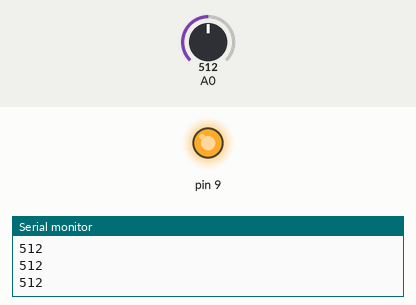
Recording of a sketch running on a simulated Arduino Uno, built with avr-gcc and run on an emulated ATmega328P. On the bench: output pins drawn as LEDs (lit = HIGH), the last lines printed to the serial monitor. The test bench sets the inputs (shaded band); at power-on: A0 = 512.

Above: at 1.2 s.
1.3 s: A0 set to 482
At 1.8 s:
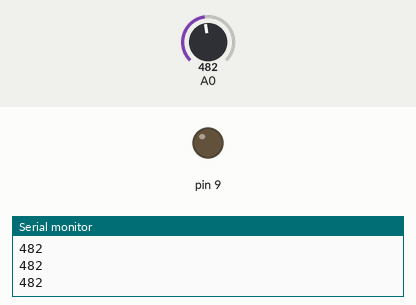
2.8 s: A0 set to 510
At 4.0 s:
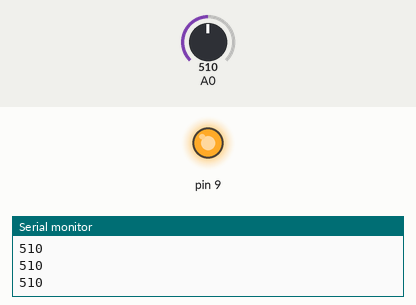
4.3 s: A0 set to 490
At 5.0 s:
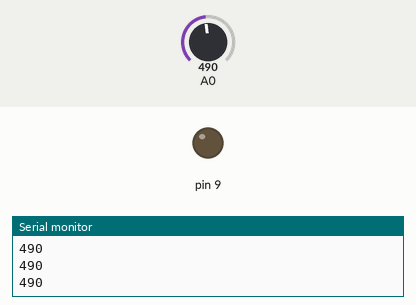
Timing chart, 0 to 7.3 s (numbered marks = the images above; inputs shaded):
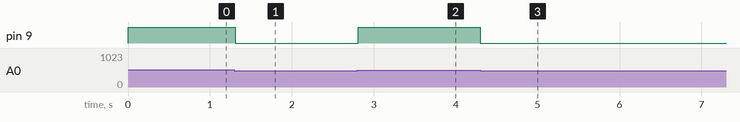

Measured:
- the behaviour switches between 501 and 500 on A0 (found by bisection; images 0 and 1)
- after the input at 1.3 s, pin 9: HIGH → LOW at once
- after the input at 2.8 s, pin 9: LOW → HIGH at once
- after the input at 4.3 s, pin 9: HIGH → LOW at once

The sketch:

solution.ino
```cpp
void setup() {
  // initialize serial communication at 9600 bits per second:
  Serial.begin(9600);
  pinMode(9,OUTPUT);
}

// the loop routine runs over and over again forever:
void loop() {
  // read the input on analog pin 0:
  int sensorValue = analogRead(A0);
  // print out the value you read:
  Serial.println(sensorValue);
  if(sensorValue>500)
  {
    digitalWrite(9,HIGH);
  }
  else
  {
    digitalWrite(9,LOW);
  }
  delay(10);        // delay in between reads for stability
}
```
